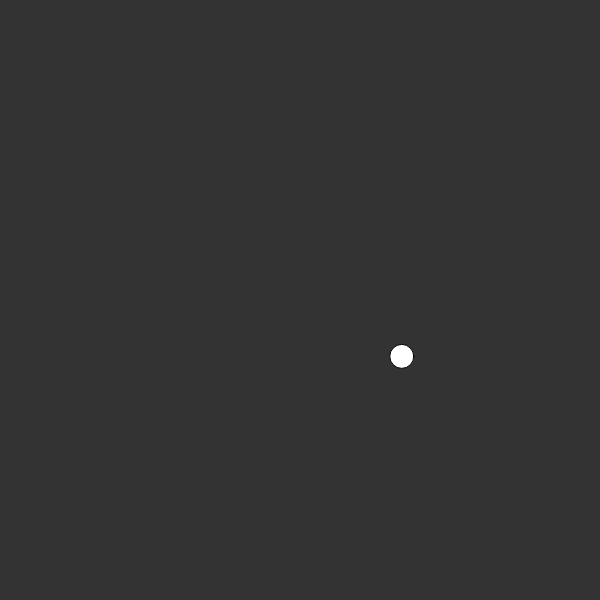
Frame 1 (no input)
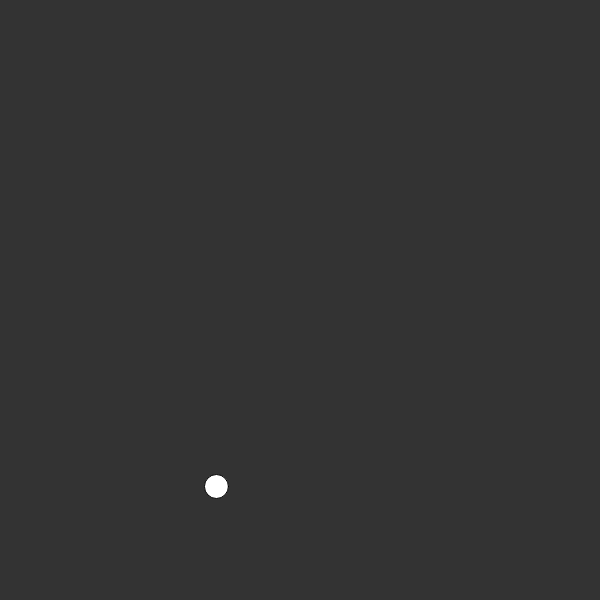
Frame 60 (no input)
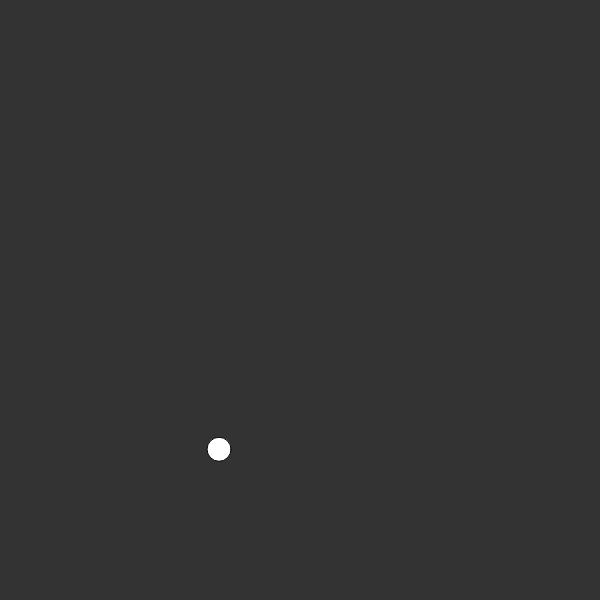
Frame 120 (the mouse pressed at the canvas centre since frame 60)

The p5.js sketch that drew these frames (run headless with seeded random() and noise() and a simulated clock; from frame 60 on, the mouse is pressed at the canvas centre):

// p5.js sketch
// ── sketch.js
var xoff = 0;
var yoff = 1000;
function setup() {
  createCanvas(600, 600);
}

function draw() {
    background(51);
    var x = map(noise(xoff), 0, 1, 0, width);
    var y = map(noise(yoff), 0, 1, 0, height);
    xoff += 0.01;
    yoff += 0.01;
    ellipse(x, y, 24, 24);
}
// ── 2d-graph.js
let side = 600;
let time = 0;


function setup() {
  createCanvas(side, side);
  pixelDensity(1);
  
}

function draw() {
    var xoff = 0;
    var yoff = 0;
    var inc = 2;
    background(51);
    noiseDetail(5, 0.6);

    loadPixels()
    
    for (var y = 0; y < side; y++) {
        for (var x = 0; x < side; x++) {
            var index = (x + y * side) * 4;
            var bright = noise(xoff*inc, yoff*inc, time)*255;
            pixels[index + 0] = bright;
            pixels[index + 1] = bright;
            pixels[index + 2] = bright;
            pixels[index + 3] = 255;
            xoff += 0.01;
        }
        xoff = 0;
        yoff += 0.01;
    }
    updatePixels();
    time += 0.02;
}
